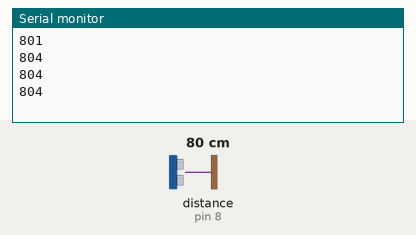
Bench run of a sketch on a simulated Arduino Uno, built with avr-gcc and run on an emulated ATmega328P. Shown: the last lines printed to the serial monitor. Wiring (inferred from the names in the program): ultrasonic range finder: trigger pin 9; echo pin 8. The inputs (shaded band) are chosen by the test bench; at power-on: distance to the obstacle (sensor on pin 8) 80 cm. The echo pulse lasts 58.3 µs per cm.

Above: at 2.2 s.
2.3 s: distance to the obstacle (sensor on pin 8) set to 2 cm
At 2.73 s:
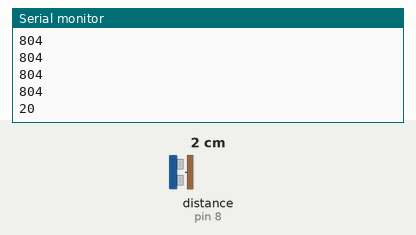
3.8 s: distance to the obstacle (sensor on pin 8) set to 4 cm
At 3.94 s:
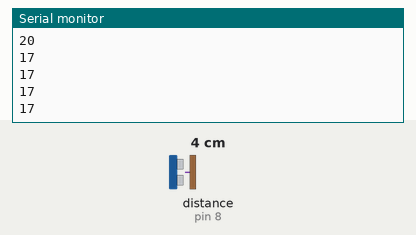
Timing chart, 0 to 6.8 s (numbered marks = the images above; inputs shaded):
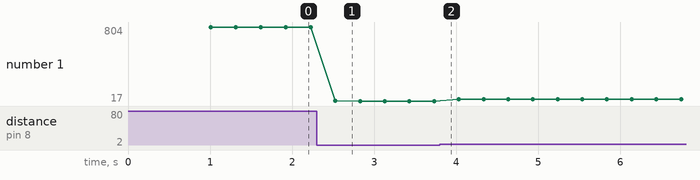

Measured:
- after the input at 2.3 s, the serial monitor: prints a new line after 0.23 s (image 1)
- plotted number 1: 804 → 17 after the input at 2.3 s, 17 → 37 after the input at 3.8 s

The sketch:

ultrason.ino
```cpp
#define TRIG_PIN 9
#define ECHO_PIN 8

void setup() {
  pinMode(TRIG_PIN, OUTPUT);
  pinMode(ECHO_PIN, INPUT);
  digitalWrite(TRIG_PIN, LOW);
  Serial.begin(9600);
  delay(1000);
}

void loop() {
  digitalWrite(TRIG_PIN, HIGH);
  delayMicroseconds(10);
  digitalWrite(TRIG_PIN, LOW);

  long duration = pulseIn(ECHO_PIN, HIGH);
  long distance_mm = duration * 10 / 58;

  Serial.println(distance_mm);
  delay(300);  // Moins de spam série
}
```
